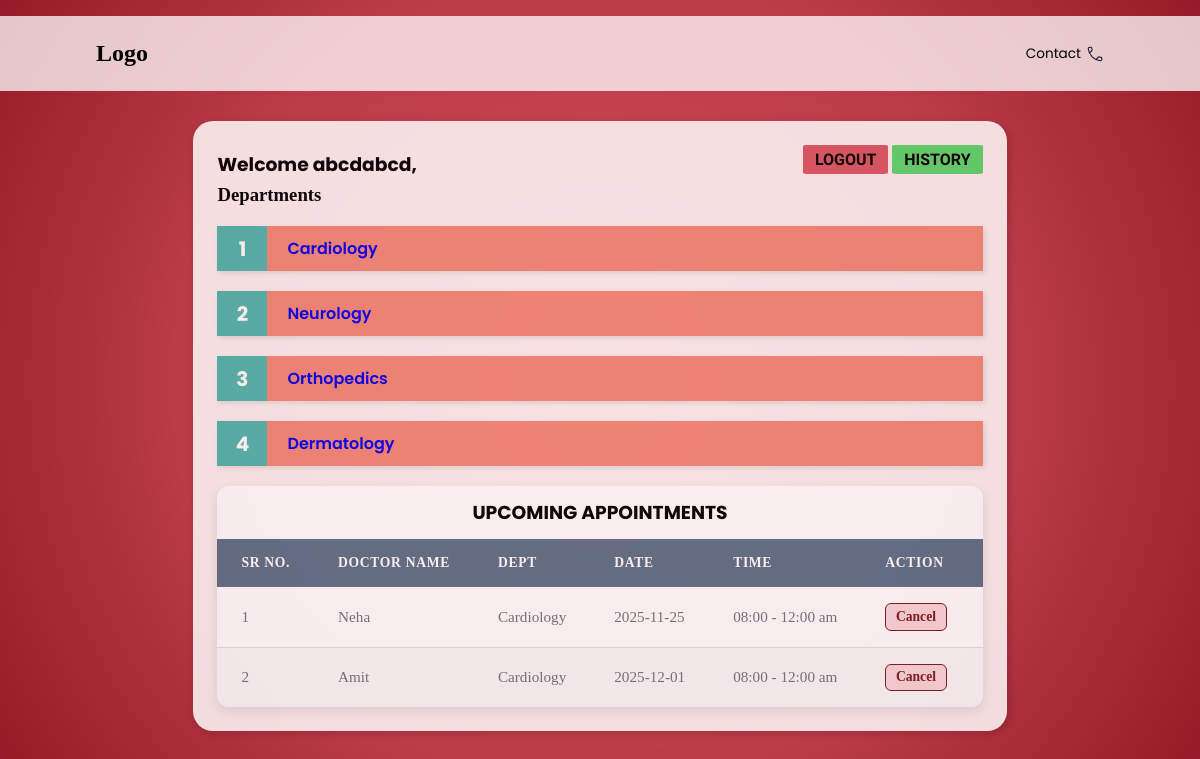
The app's page /patient_dashboard/1 with its own data.
### models.py (models this page shows)
class Patient(db.Model):
    PatientID = db.Column(db.Integer, primary_key=True)
    FirstName = db.Column(db.String,nullable=False)
    LastName = db.Column(db.String,nullable=False)
    Username= db.Column(db.String, nullable=False)
    Password = db.Column(db.String, nullable=False)
    appointments = db.relationship('Appointment', back_populates='patient', cascade="all, delete")
    histories = db.relationship('PatientHistory', back_populates='patient', cascade="all, delete")

class Department(db.Model):
    Department_name=db.Column(db.String, primary_key=True)
    Overview = db.Column(db.String)
    doctors = db.relationship('Doctor', back_populates='department_rel', cascade="all, delete")

class Appointment(db.Model):
    AppointmentID = db.Column(db.Integer, primary_key=True)
    PatientID = db.Column(db.Integer, db.ForeignKey('patient.PatientID'), nullable=False)
    DoctorID = db.Column(db.Integer, db.ForeignKey('doctor.DoctorID'), nullable=False)
    Date=db.Column(db.Date)
    Time = db.Column(db.String)
    Purpose=db.Column(db.String)
    Status=db.Column(db.Enum("Booked","Completed","Cancelled"),
        nullable=False,
        default='Booked'
    )
    patient = db.relationship('Patient', back_populates='appointments')
    doctor = db.relationship('Doctor', back_populates='appointments')

class Doctor(db.Model):
    DoctorID = db.Column(db.Integer, primary_key=True)
    FirstName = db.Column(db.String,nullable=False)
    LastName = db.Column(db.String,nullable=False)
    Username= db.Column(db.String, nullable=False)
    Password = db.Column(db.String, nullable=False)
    available=db.Column(db.String)
    Department = db.Column(db.String, db.ForeignKey('department.Department_name'), nullable=False)
    Position = db.Column(db.String)
    Experience = db.Column(db.Integer)
    Remarks = db.Column(db.String)
    photo = db.Column(db.String)
    appointments = db.relationship('Appointment', back_populates='doctor', cascade="all, delete")
    department_rel = db.relationship('Department', back_populates='doctors')

### routes/patient.py (the view)
@app.route('/patient_dashboard/<int:patientID>')
def patient_dashboard(patientID):
    patient = Patient.query.get(patientID)
    departments = Department.query.all()
    appointments = Appointment.query.filter(
    Appointment.PatientID == patientID,
    Appointment.Status != "Cancelled"
    ).all()
    return render_template("patient_dashboard.html", patient=patient, departments=departments,appointments=appointments)

### templates/patient_dashboard.html (shortened to what this page needs)
<!DOCTYPE html>
<html lang="en">
<head>
    <link rel="stylesheet" href="..\static\style.css">
</head>
<body>
    <header>
        <nav>
        <div class="logo">
            <h2>Logo</h2>
        </div>
        <div class="nav-icons">
            <ul>
            <li>Contact </li>
            </ul>
        </div>
        </nav>
    </header>
    <main>
        <div id="pageC">
            <div class="container">
                <div class="title">
                    <h3>Welcome {{ patient.FirstName }},</h3>
                    <div id="links">
                        <a href="{{ url_for('login') }}"><button class="logout">LOGOUT</button></a>
                        <a href="{{ url_for('view_patient_history', patient_id=patient.PatientID) }}">
                            <button class="history">HISTORY</button>
                        </a>
                    </div>
                </div>
                <div class="content">
                    <h3>Departments</h3>
                    <div class="departments">
                        <ol class="custom-steps">
                        {% for dept in departments %}
                            <a href="{{ url_for('view_department', dept_name=dept.Department_name, patient_id=patient.PatientID) }}"><li class="content1">{{ dept.Department_name }}</li></a>
                        {% else %}
                            <p>No departments available</p>
                        {% endfor %}
                        </ol>
                    </div>
                    <div class="appointments">
                        <h3>UPCOMING APPOINTMENTS</h3>
                        <table class="appointments-table">
                            <thead>
                                <tr>
                                    <th>Sr No.</th>
                                    <th>Doctor Name</th>
                                    <th>Dept</th>
                                    <th>Date</th>
                                    <th>Time</th>
                                    <th>Action</th>
                                </tr>
                            </thead>
                            <tbody>
                            {% for appt in appointments %}
                                <tr>
                                    <td data-label="Sr No.">{{ loop.index }}</td>
                                    <td data-label="Doctor Name">{{ appt.doctor.FirstName }}</td>
                                    <td data-label="Dept">{{ appt.doctor.Department }}</td>
                                    <td data-label="Date">{{ appt.Date }}</td>
                                    <td data-label="Time">{{ appt.Time }}</td>
                                    <td data-label="Action">
                                        <a href="{{ url_for('cancel_appointment', appt_id=appt.AppointmentID) }}" class="action-cancel">Cancel</a>
                                    </td>
                                </tr>
                            {% else %}
                                <tr><td colspan="6">No appointments scheduled</td></tr>
                            {% endfor %}
                            </tbody>
                        </table>
                    </div>
                </div>
            </div>
        </div>
    </main>
</body>
</html>

### static/style.css (style rules this page uses)
* { margin: 0; padding: 0; }
body { background: radial-gradient( circle at center, #d03040db 0%, #b01e2ddf 60%, #961a27 100%); }
:root { --primary-color: #007bff; --secondary-color: #6c757d; --header-bg: #5a7188; --header-text: #ffffff; --row-bg-odd: #ffffff; --row-bg-even: #f8f9fa; --border-color: #dee2e6; }
nav { display: flex; align-items: center; justify-content: space-between; margin-top: 2vh; gap: 3vw; background-color: rgba(255, 255, 255, 0.75); padding: 3vh; padding-left: 8vw; padding-right: 8vw; }
.nav-icons ul { display: flex; list-style: none; gap: 2vw; }
.nav-icons li { display: flex; align-items: center; font-family: 'Poppins', sans-serif; font-size: 0.85em; cursor: pointer; gap: 5px; }
main { display: flex; justify-content: center; align-items: center; }
.container { background-color: rgba(255, 255, 255, 0.92); margin: 30px 50px; border-radius: 20px; opacity: 0.9; transition: box-shadow 0.3s ease; box-shadow: 2px 2px 10px rgba(0, 0, 0, 0.2); padding: 2vw; }
#pageC { transition: filter 0.3s ease; }
.title { display: flex; justify-content: space-between; align-items: center; font-family: 'Poppins', sans-serif; font-weight: 600; }
.logout { background-color: #d03040c9; border: none; border-radius: 5%; padding: 5px; padding-left: 1vw; padding-right: 1vw; cursor: pointer; transition: background-color 0.25s; margin-bottom: 10px; font-family: 'Baloo Bhai 2', 'Poppins', sans-serif; font-size: medium; font-weight: 600; }
.appointments { max-width: 1200px; margin: 0 auto; background-color: var(--row-bg-odd); border-radius: 12px; box-shadow: 0 4px 12px rgba(0, 0, 0, 0.1); overflow: hidden; }
.appointments-table { width: 100%; border-collapse: separate; border-spacing: 0; }
.appointments-table thead th { padding: 1rem 1.5rem; background-color: var(--header-bg); color: var(--header-text); font-weight: 600; text-align: left; text-transform: uppercase; font-size: 0.85rem; letter-spacing: 0.05em; }
.appointments-table tbody td { padding: 1rem 1.5rem; border-bottom: 1px solid var(--border-color); vertical-align: middle; font-size: 0.95rem; color: var(--secondary-color); }
.appointments-table tbody tr:nth-child(even) { background-color: var(--row-bg-even); }
.appointments-table tbody tr:last-child td { border-bottom: none; }
.appointments-table a { display: inline-block; margin-right: 0.75rem; padding: 0.3rem 0.6rem; border-radius: 6px; text-decoration: none; font-size: 0.85rem; font-weight: 600; transition: all 0.2s ease; text-align: center; }
.action-cancel { background-color: #f8d7da; color: #721c24; border: 1px solid #721c24; border-radius: 5px; padding: 0.7vh; }
.history { background-color: #30d04bc9; border: none; border-radius: 5%; padding: 5px; padding-left: 1vw; padding-right: 1vw; cursor: pointer; transition: background-color 0.25s; margin-bottom: 10px; font-family: 'Baloo Bhai 2', 'Poppins', sans-serif; font-size: medium; font-weight: 600; }
.appointments h3 { display: flex; align-items: center; justify-content: center; padding: 1.5vh; font-family: 'Poppins', sans-serif; }
.custom-steps { list-style: none; padding: 0; margin: 20px 0; text-decoration: none; }
.custom-steps li { position: relative; margin-bottom: 20px; background-color: rgba(234, 86, 60, 0.668); transition: background-color 0.25s; padding: 10px 10px 10px 70px; box-shadow: 2px 2px 5px rgba(0, 0, 0, 0.1); text-decoration: none; }
.custom-steps { list-style: none; padding: 0; margin: 20px 0; counter-reset: step-counter; }
.custom-steps li { counter-increment: step-counter; }
.custom-steps li::before { content: counter(step-counter); position: absolute; top: 0; left: 0; width: 50px; height: 100%; background-color: #4db6ac; color: white; font-size: 20px; font-weight: bold; display: flex; align-items: center; justify-content: center; }
.custom-steps a { text-decoration: none; font-family: 'Poppins', sans-serif; font-weight: 600; }

### records on screen
Patient: FirstName "abcdabcd"
Department: Department_name "Cardiology"
Department: Department_name "Neurology"
Department: Department_name "Orthopedics"
Department: Department_name "Dermatology"
Appointment: doctor.FirstName "Neha", doctor.Department "Cardiology", Date "2025-11-25", Time "08:00 - 12:00 am"
Appointment: doctor.FirstName "Amit", doctor.Department "Cardiology", Date "2025-12-01", Time "08:00 - 12:00 am"
